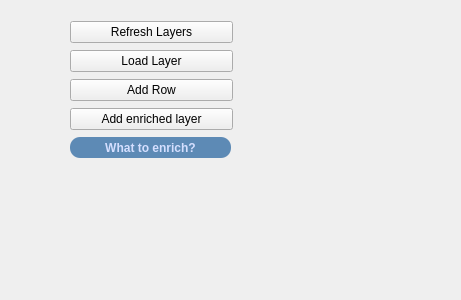
<?xml version="1.0" encoding="UTF-8"?>
<ui version="4.0">
 <class>Form</class>
 <widget class="QWidget" name="Form">
  <property name="geometry">
   <rect>
    <x>0</x>
    <y>0</y>
    <width>461</width>
    <height>300</height>
   </rect>
  </property>
  <property name="windowTitle">
   <string>Form</string>
  </property>
  <widget class="QWidget" name="">
   <property name="geometry">
    <rect>
     <x>70</x>
     <y>20</y>
     <width>163</width>
     <height>139</height>
    </rect>
   </property>
   <layout class="QVBoxLayout" name="verticalLayout">
    <item>
     <widget class="QPushButton" name="refreshLayersEnrich">
      <property name="text">
       <string>Refresh Layers</string>
      </property>
     </widget>
    </item>
    <item>
     <widget class="QPushButton" name="loadLayerEnrich">
      <property name="text">
       <string>Load Layer</string>
      </property>
     </widget>
    </item>
    <item>
     <widget class="QPushButton" name="addEnrichedLayerRowButton">
      <property name="text">
       <string>Add Row</string>
      </property>
     </widget>
    </item>
    <item>
     <widget class="QPushButton" name="addEnrichedLayerButton">
      <property name="text">
       <string>Add enriched layer</string>
      </property>
     </widget>
    </item>
    <item>
     <widget class="QPushButton" name="whattoenrich">
      <property name="minimumSize">
       <size>
        <width>161</width>
        <height>21</height>
       </size>
      </property>
      <property name="maximumSize">
       <size>
        <width>161</width>
        <height>21</height>
       </size>
      </property>
      <property name="font">
       <font>
        <pointsize>9</pointsize>
        <weight>75</weight>
        <bold>true</bold>
       </font>
      </property>
      <property name="styleSheet">
       <string notr="true">color: rgb(213, 223, 255);

border-radius:10px;

background-color:rgb(93, 138, 181);
</string>
      </property>
      <property name="text">
       <string>What to enrich?</string>
      </property>
     </widget>
    </item>
   </layout>
  </widget>
 </widget>
 <resources/>
 <connections/>
</ui>
